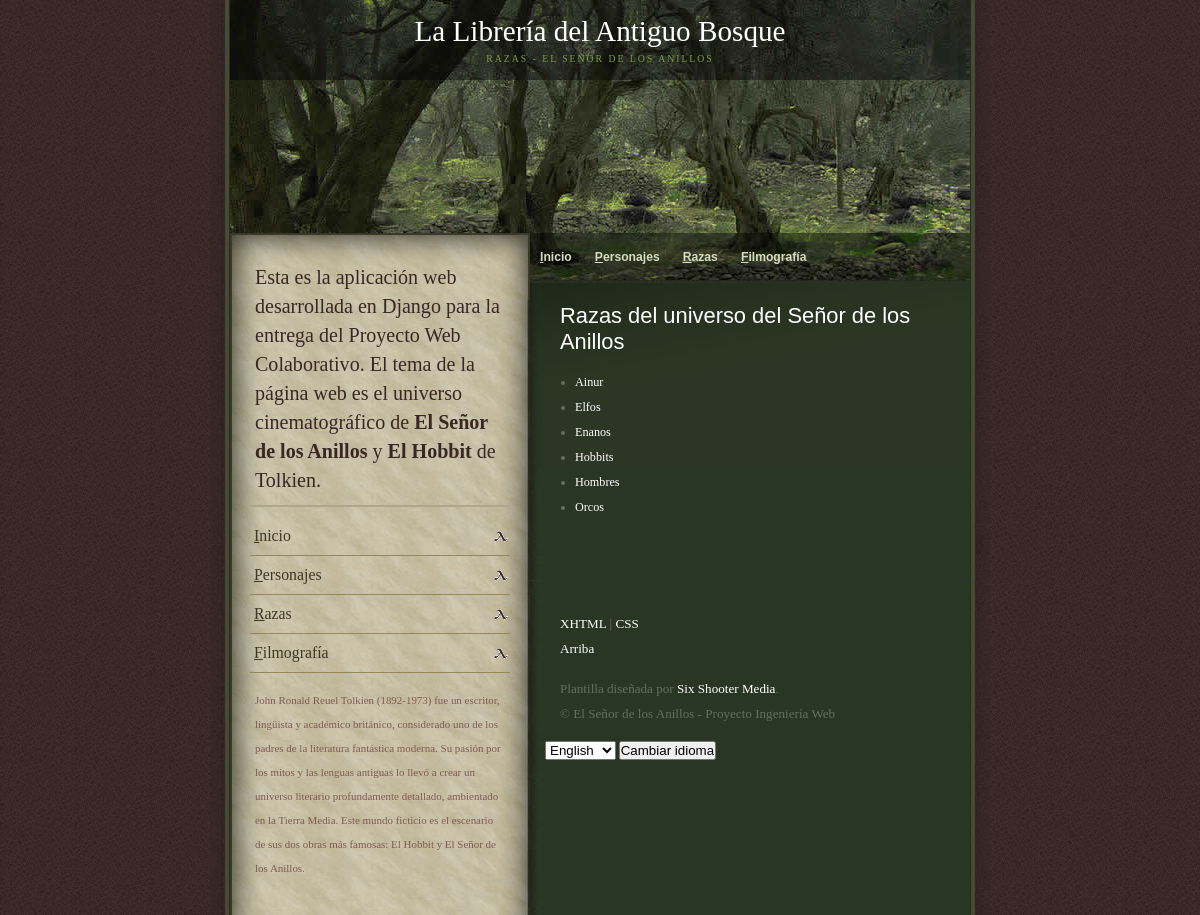
The page /es/razas/ on the database its author committed.
### appIngenieriaWebProyectoColaborativo/models.py (models this page shows, shortened)
class Raza(models.Model):
    nombre = models.CharField(max_length=50)
    descripcion = models.CharField(max_length=2000)

### appIngenieriaWebProyectoColaborativo/views.py (the view)
# urls.py: path('razas/', RazaListView.as_view(), name='razas'),
class RazaListView(ListView):
    model = Raza
    template_name = 'index_razas.html'
    context_object_name = 'lista_razas'
    queryset = Raza.objects.order_by('nombre')

### appIngenieriaWebProyectoColaborativo/templates/index_razas.html (shortened to what this page needs)
{% extends 'base.html' %}
{% load i18n %}
{% block header %}{% trans "Razas - El Señor de los Anillos" %}{% endblock %}
{% block content %}
<h2><a href="#" id="titulo_content">{% trans "Razas del universo del Señor de los Anillos" %}</a></h2>
{% if lista_razas %}
    <ul>
    {% for raza in lista_razas %}
        <li>
            <a href="{% url 'raza' raza.id %}">{{ raza.nombre }}</a>
        </li>
    {% endfor %}
    </ul>
{% else %}
    <p>{% trans "No existen razas." %}</p>
{% endif %}
{% endblock %}

### static/css/styles.css (style rules this page uses)
body { font:76% Georgia; color:#646F5E; background:url(../images/body_bg.gif) #342321; margin:0; }
* { margin:0; padding:0; }
a em { font-style:normal; text-decoration:underline; }
a { color:#fff; text-decoration:none; }
#content_main h2,h3,p,blockquote { margin:15px; line-height:25px; font-size:120%; }
#content_main ul,ol { margin:15px 30px; line-height:25px; }
#content_main h2 { font:180% Arial; }
html, body { height: 100%; margin: 0; }

### rows shown on the page
Raza: nombre "Ainur"
Raza: nombre "Elfos"
Raza: nombre "Enanos"
Raza: nombre "Hobbits"
Raza: nombre "Hombres"
Raza: nombre "Orcos"
